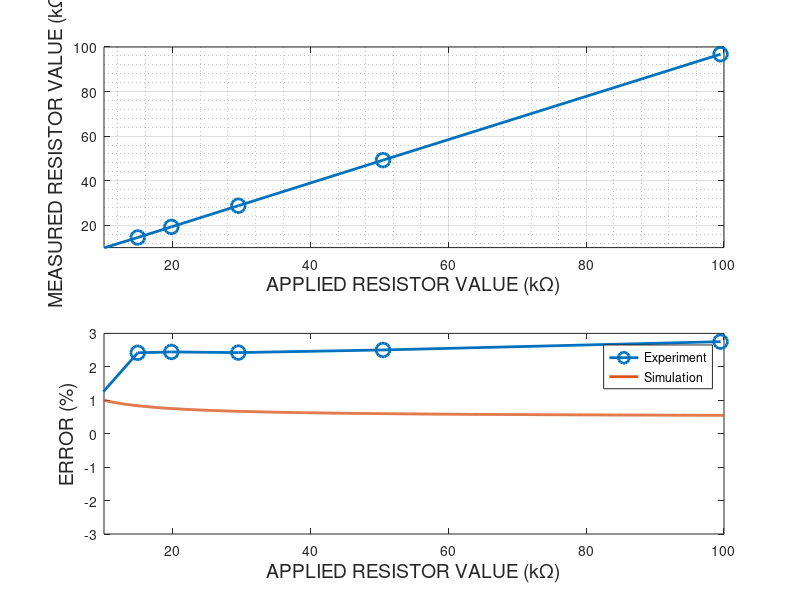

The MATLAB source for this figure: (Note: this script raises an error after producing the figure.)



Rfsr_applied = [
    9780
    14900
    19774
    29500
    50500
    99500];

Rfsr_cal = [
    9660
    14539
    19290
    28784
    49235
    96761];

err = [
    1.227678937
    2.420172925
    2.445139476
    2.425762712
    2.504531975
    2.752361809];

% Rfsr1 = [9870
% 99700
% 1964
% 29710
% 989.12];
% error1 = [2.241070497
% 1.50380877
% 20.31236511
% 1.588109482
% 36.63138864];


%calculation
%Set Test Condition
delta_t = 32e-6;
C = 640e-9;
Rref = 10000;
Rfsr = 1e3:100:100e3;
%Computation Result
error = (delta_t./C)*(1./Rfsr+1/Rref)*100;


subplot(2,1,1);
plot(Rfsr_applied./1000, Rfsr_cal./1000, '-o',...
    'LineWidth',2,...
    'MarkerSize',10);
grid on
grid minor
axis([10 100 10 100]);
xlabel('APPLIED RESISTOR VALUE (k\Omega)','FontSize', 14);
% title('Force Sensitive Resistor vs Error','FontSize', 20)
ylabel('MEASURED RESISTOR VALUE (k\Omega)','FontSize', 14);

subplot(2,1,2);
plot(Rfsr_applied./1000, err, '-o',...
    'LineWidth',2,...
    'MarkerSize',10);
hold on
plot(Rfsr./1000, error, 'LineWidth',2);

axis([10 100 -3 3]);
xlabel('APPLIED RESISTOR VALUE (k\Omega)','FontSize', 14);
% title('Force Sensitive Resistor vs Error','FontSize', 20)
ylabel('ERROR (%)','FontSize', 14);

lgd = legend('Experiment','Simulation');
lgd.FontSize = 16;
grid on
grid minor




